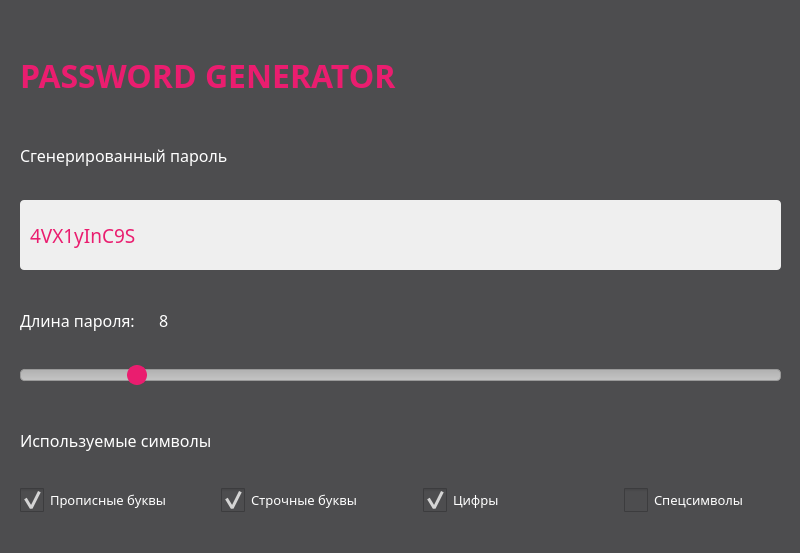
<?xml version="1.0" encoding="UTF-8"?>
<ui version="4.0">
 <class>MainWindow</class>
 <widget class="QMainWindow" name="MainWindow">
  <property name="geometry">
   <rect>
    <x>0</x>
    <y>0</y>
    <width>800</width>
    <height>553</height>
   </rect>
  </property>
  <property name="windowTitle">
   <string>Password Generator</string>
  </property>
  <property name="styleSheet">
   <string notr="true">background-color: #4d4d4f;
border-radius: 4px;</string>
  </property>
  <widget class="QWidget" name="centralwidget">
   <widget class="QSlider" name="horizontalSlider">
    <property name="geometry">
     <rect>
      <x>20</x>
      <y>360</y>
      <width>761</width>
      <height>31</height>
     </rect>
    </property>
    <property name="cursor">
     <cursorShape>OpenHandCursor</cursorShape>
    </property>
    <property name="autoFillBackground">
     <bool>false</bool>
    </property>
    <property name="styleSheet">
     <string notr="true">QSlider::groove:horizontal { 
	background: qlineargradient(x1:0, y1:0, x2:0, y2:1, stop:0 #B1B1B1, stop:1 #c4c4c4);
	border: 1px solid #999999;
	height: 10px; 
	border-radius: 4px;
}

QSlider::handle:horizontal { 
	background: qlineargradient(x1:0, y1:0, x2:1, y2:1, stop:0 #ea1d6f, stop:1 #ea1d6f); 
	border: 2px solid #ea1d6f;
	width: 16px; 
	height: 20px; 
	line-height: 20px; 
	margin-top: -5px; 
	margin-bottom: -5px; 
	border-radius: 10px; 
}</string>
    </property>
    <property name="minimum">
     <number>1</number>
    </property>
    <property name="maximum">
     <number>50</number>
    </property>
    <property name="singleStep">
     <number>1</number>
    </property>
    <property name="pageStep">
     <number>1</number>
    </property>
    <property name="value">
     <number>8</number>
    </property>
    <property name="orientation">
     <enum>Qt::Horizontal</enum>
    </property>
   </widget>
   <widget class="QLabel" name="label_3">
    <property name="geometry">
     <rect>
      <x>20</x>
      <y>430</y>
      <width>261</width>
      <height>21</height>
     </rect>
    </property>
    <property name="font">
     <font>
      <family>Montserrat</family>
      <pointsize>12</pointsize>
     </font>
    </property>
    <property name="styleSheet">
     <string notr="true">color: rgb(255, 255, 255);</string>
    </property>
    <property name="text">
     <string>Используемые символы</string>
    </property>
   </widget>
   <widget class="QWidget" name="horizontalLayoutWidget_2">
    <property name="geometry">
     <rect>
      <x>20</x>
      <y>480</y>
      <width>761</width>
      <height>41</height>
     </rect>
    </property>
    <layout class="QHBoxLayout" name="horizontalLayout_2" stretch="0,0,0,0">
     <property name="spacing">
      <number>44</number>
     </property>
     <property name="sizeConstraint">
      <enum>QLayout::SetDefaultConstraint</enum>
     </property>
     <property name="leftMargin">
      <number>0</number>
     </property>
     <item>
      <widget class="QCheckBox" name="check_lowcase">
       <property name="font">
        <font>
         <family>Montserrat</family>
         <pointsize>10</pointsize>
        </font>
       </property>
       <property name="styleSheet">
        <string notr="true">QCheckBox {
    color: rgb(255, 255, 255);
}

QCheckBox::indicator {
    width: 24px;
    height: 24px;
}

QCheckBox::indicator:checked
  {
    image: url(images/checked.svg);
  }</string>
       </property>
       <property name="text">
        <string>Прописные буквы</string>
       </property>
       <property name="checked">
        <bool>true</bool>
       </property>
      </widget>
     </item>
     <item>
      <widget class="QCheckBox" name="check_upcase">
       <property name="font">
        <font>
         <family>Montserrat</family>
         <pointsize>10</pointsize>
        </font>
       </property>
       <property name="styleSheet">
        <string notr="true">QCheckBox {
    color: rgb(255, 255, 255);
}

QCheckBox::indicator {
    width: 24px;
    height: 24px;
}

QCheckBox::indicator:checked
  {
    image: url(images/checked.svg);
  }</string>
       </property>
       <property name="text">
        <string>Строчные буквы</string>
       </property>
       <property name="checked">
        <bool>true</bool>
       </property>
      </widget>
     </item>
     <item>
      <widget class="QCheckBox" name="check_numbers">
       <property name="font">
        <font>
         <family>Montserrat</family>
         <pointsize>10</pointsize>
        </font>
       </property>
       <property name="styleSheet">
        <string notr="true">QCheckBox {
    color: rgb(255, 255, 255);
}

QCheckBox::indicator {
    width: 24px;
    height: 24px;
}

QCheckBox::indicator:checked
  {
    image: url(images/checked.svg);
  }</string>
       </property>
       <property name="text">
        <string>Цифры</string>
       </property>
       <property name="checked">
        <bool>true</bool>
       </property>
      </widget>
     </item>
     <item>
      <widget class="QCheckBox" name="check_symbols">
       <property name="font">
        <font>
         <family>Montserrat</family>
         <pointsize>10</pointsize>
        </font>
       </property>
       <property name="styleSheet">
        <string notr="true">QCheckBox {
    color: rgb(255, 255, 255);
}

QCheckBox::indicator {
    width: 24px;
    height: 24px;
}

QCheckBox::indicator:checked
  {
    image: url(images/checked.svg);
  }</string>
       </property>
       <property name="text">
        <string>Спецсимволы</string>
       </property>
      </widget>
     </item>
    </layout>
   </widget>
   <widget class="QLabel" name="label">
    <property name="geometry">
     <rect>
      <x>20</x>
      <y>40</y>
      <width>531</width>
      <height>71</height>
     </rect>
    </property>
    <property name="font">
     <font>
      <family>Montserrat</family>
      <pointsize>24</pointsize>
      <weight>75</weight>
      <bold>true</bold>
     </font>
    </property>
    <property name="styleSheet">
     <string notr="true">color: #ea1d6f;</string>
    </property>
    <property name="text">
     <string>PASSWORD GENERATOR</string>
    </property>
   </widget>
   <widget class="QLabel" name="label_4">
    <property name="geometry">
     <rect>
      <x>20</x>
      <y>140</y>
      <width>291</width>
      <height>31</height>
     </rect>
    </property>
    <property name="font">
     <font>
      <family>Montserrat</family>
      <pointsize>12</pointsize>
     </font>
    </property>
    <property name="styleSheet">
     <string notr="true">color: rgb(255, 255, 255);</string>
    </property>
    <property name="text">
     <string>Сгенерированный пароль</string>
    </property>
   </widget>
   <widget class="QWidget" name="horizontalLayoutWidget">
    <property name="geometry">
     <rect>
      <x>20</x>
      <y>300</y>
      <width>271</width>
      <height>41</height>
     </rect>
    </property>
    <layout class="QHBoxLayout" name="horizontalLayout">
     <item>
      <widget class="QLabel" name="label_2">
       <property name="font">
        <font>
         <family>Montserrat</family>
         <pointsize>12</pointsize>
        </font>
       </property>
       <property name="styleSheet">
        <string notr="true">color: rgb(255, 255, 255);</string>
       </property>
       <property name="text">
        <string>Длина пароля:</string>
       </property>
      </widget>
     </item>
     <item>
      <widget class="QLabel" name="password_length">
       <property name="font">
        <font>
         <family>Montserrat</family>
         <pointsize>12</pointsize>
        </font>
       </property>
       <property name="styleSheet">
        <string notr="true">color: rgb(255, 255, 255);</string>
       </property>
       <property name="text">
        <string>8</string>
       </property>
      </widget>
     </item>
    </layout>
   </widget>
   <widget class="QLineEdit" name="password">
    <property name="geometry">
     <rect>
      <x>20</x>
      <y>200</y>
      <width>761</width>
      <height>70</height>
     </rect>
    </property>
    <property name="font">
     <font>
      <family>Montserrat</family>
      <pointsize>14</pointsize>
     </font>
    </property>
    <property name="styleSheet">
     <string notr="true">background-color: rgb(239, 239, 239);
border-radius: 4px;
color: #ea1d6f;
padding: 0 8px;</string>
    </property>
    <property name="text">
     <string>4VX1yInC9S</string>
    </property>
    <property name="maxLength">
     <number>50</number>
    </property>
    <property name="cursorPosition">
     <number>1</number>
    </property>
    <property name="readOnly">
     <bool>false</bool>
    </property>
   </widget>
  </widget>
  <widget class="QStatusBar" name="statusbar"/>
 </widget>
 <resources>
  <include location="../../../Users/Максим Соколов/Downloads/123.qrc"/>
 </resources>
 <connections/>
</ui>
